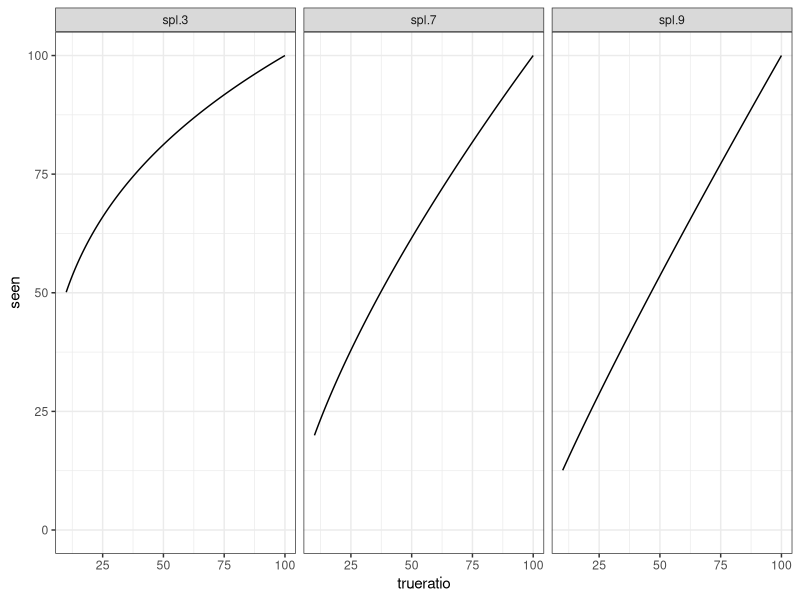
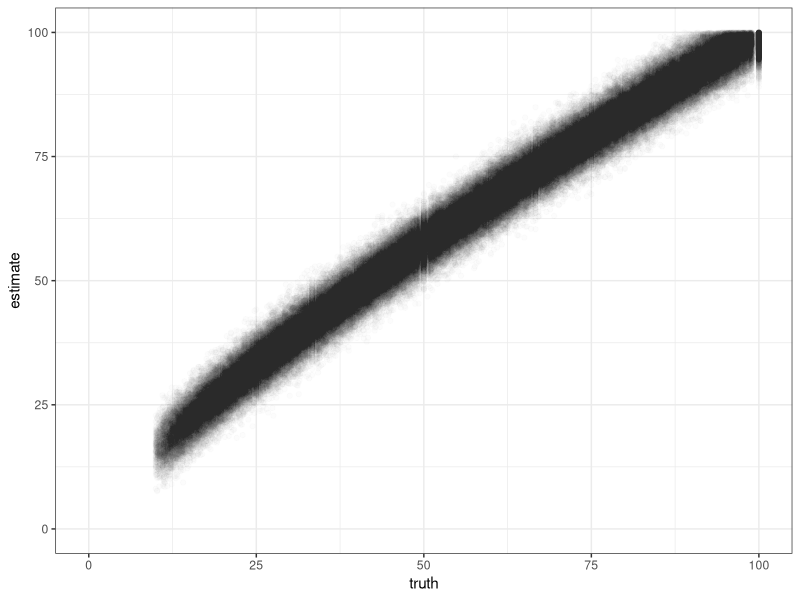

Write R code to recreate these figures, in order.
## ---- chunk 1


## ---- chunk 2
library(tidyverse)
s <- 10:100
s <- expand.grid(x1 = s, x2 = s)
stimuli <- s %>% 
  filter(x1 <= x2) %>% 
  mutate(trueratio = 100*x1/x2) %>% 
  mutate(spl.3 = 100*(x1/x2)^.3,
         spl.7 = 100*(x1/x2)^.7,
         spl.9 = 100*(x1/x2)^.9)
stimuli %>% 
  pivot_longer(spl.3:spl.9, names_to = 'power', values_to = 'seen') %>% 
  ggplot(mapping = aes(x = trueratio, y = seen)) + 
  geom_line() + 
  scale_y_continuous(limits = c(0,100)) + 
  facet_wrap(~power) + 
  theme_bw()
## ---- chunk 3
vis_estimate <- function(smaller, larger, svp = 1){
  # smaller: smaller of two values
  # larger:  larger of two values
  # svp:     alpha for Steven's Power Law 
  estimate <- 100*(smaller/larger)^svp
  return(estimate)
}
## ---- chunk 4

s <- 10:100
stimuli <- expand.grid(smaller = s, larger = s) %>% 
  filter(smaller<=larger)

stimuli %>% 
  mutate(estimate = map2(smaller, larger, \(s,l)(vis_estimate(s,l,.8) + rnorm(50, sd = 3)))) %>% 
  # slice_sample(n = 10) %>%
  unnest(estimate) %>% 
  mutate(truth = 100*smaller/larger) %>% 
  ggplot(mapping = aes(x = truth, y = estimate)) + 
  geom_point(alpha = 1/100) + 
  scale_x_continuous(limits = c(0,100)) + 
  scale_y_continuous(limits = c(0,100)) +
  theme_bw()
